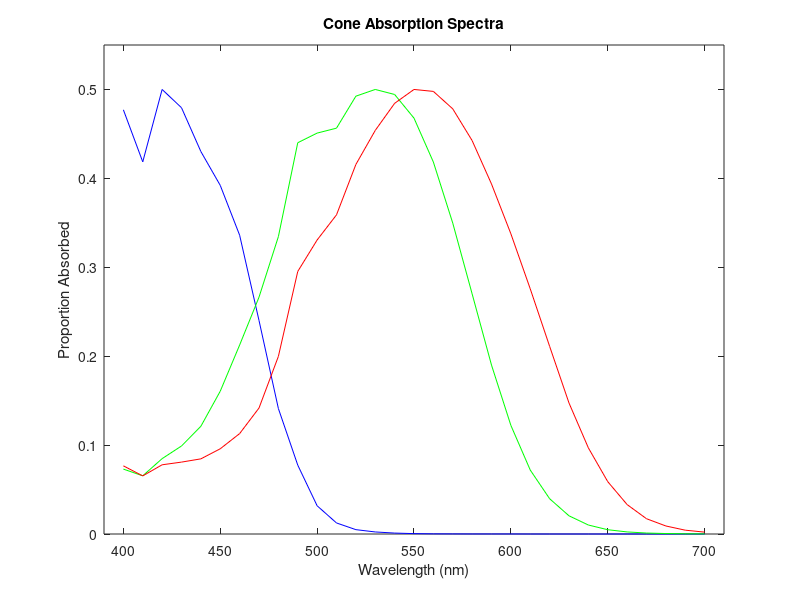

MATLAB code for this plot: (Note: this script raises an error after producing the figure.)
% PlotVisionThings - plot data and functions relating to vision% A - Absorption spectra ( absorp.mat )load absorp.matfigure;plot(AbsorpS(:,1),AbsorpS(:,2),'b-');axis([390,710,0,0.55]);title 'Cone Absorption Spectra'xlabel 'Wavelength (nm)'ylabel 'Proportion Absorbed';hold onplot(AbsorpM(:,1),AbsorpM(:,2),'g-');plot(AbsorpL(:,1),AbsorpL(:,2),'r-');hold off% B - Fourier transform of optical point spread function ( OpticalMTF.m )figure;fplot('opticalmtf',[-70,70]);axis([-70,70,0,1.1]);title 'Optical Modulation Transfer Function'xlabel 'Frequency (cpd)'ylabel 'Intensity'% C - CIE standard illuminantsfigure;subplot(1,2,1);d=dfread('illuma.txt',0,0);plot(d(:,1),d(:,2));xlabel 'Wavelength';title 'Illuminant A';graphfont;subplot(1,2,2);d=dfread('illumd65.txt',0,0);plot(d(:,1),d(:,2));xlabel 'Wavelength';title 'Illuminant D65';graphfont;% D - spectral sensitivity functionsfigure;d=dfread('vlambda.txt',0,0);plot(d(:,1),d(:,2),'g-');hold on;d=dfread('vprimelambda.txt',0,0);plot(d(:,1),d(:,2),'b-');legend('Vlambda','Vprimelambda');